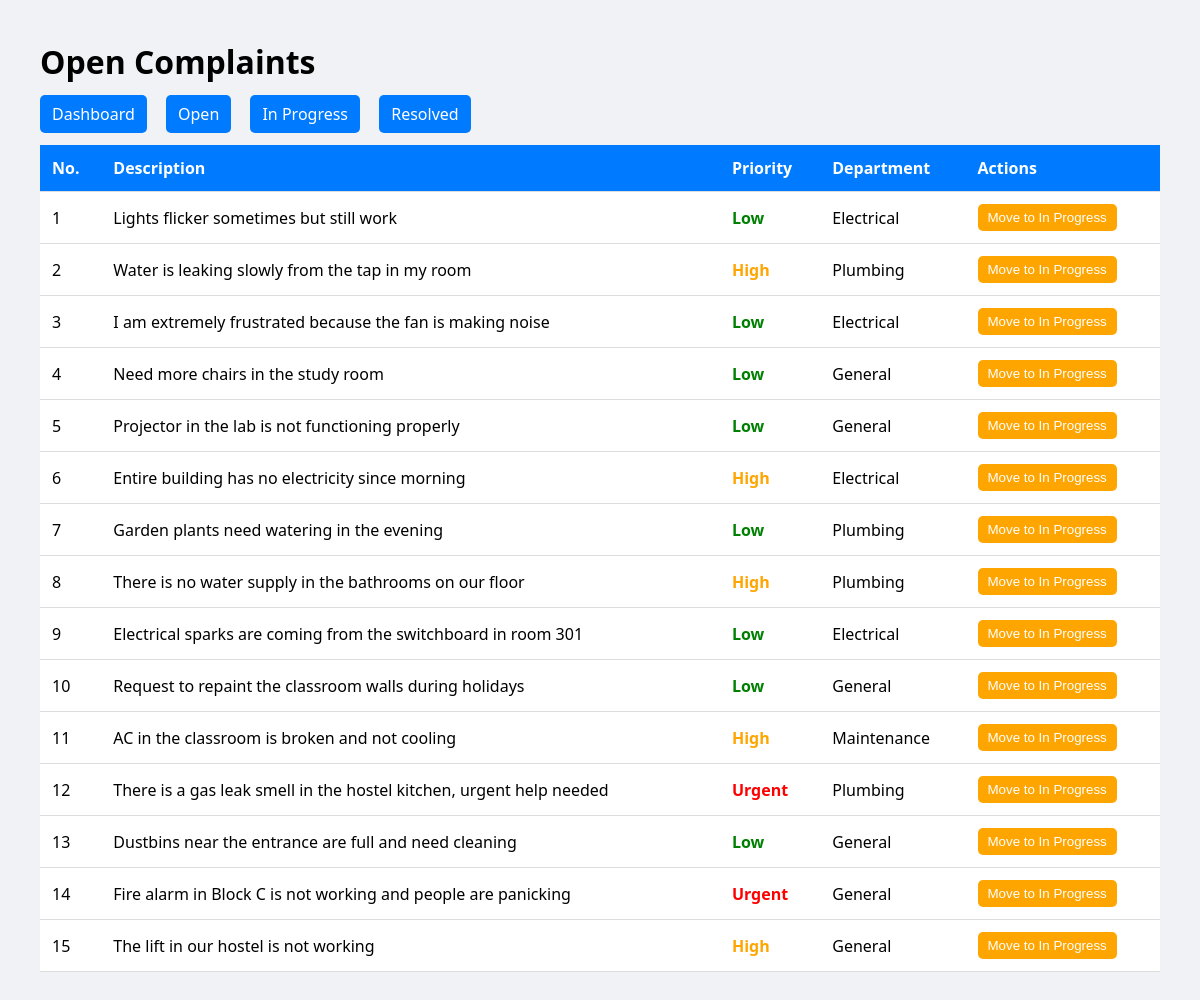
The app's page /open, older data.
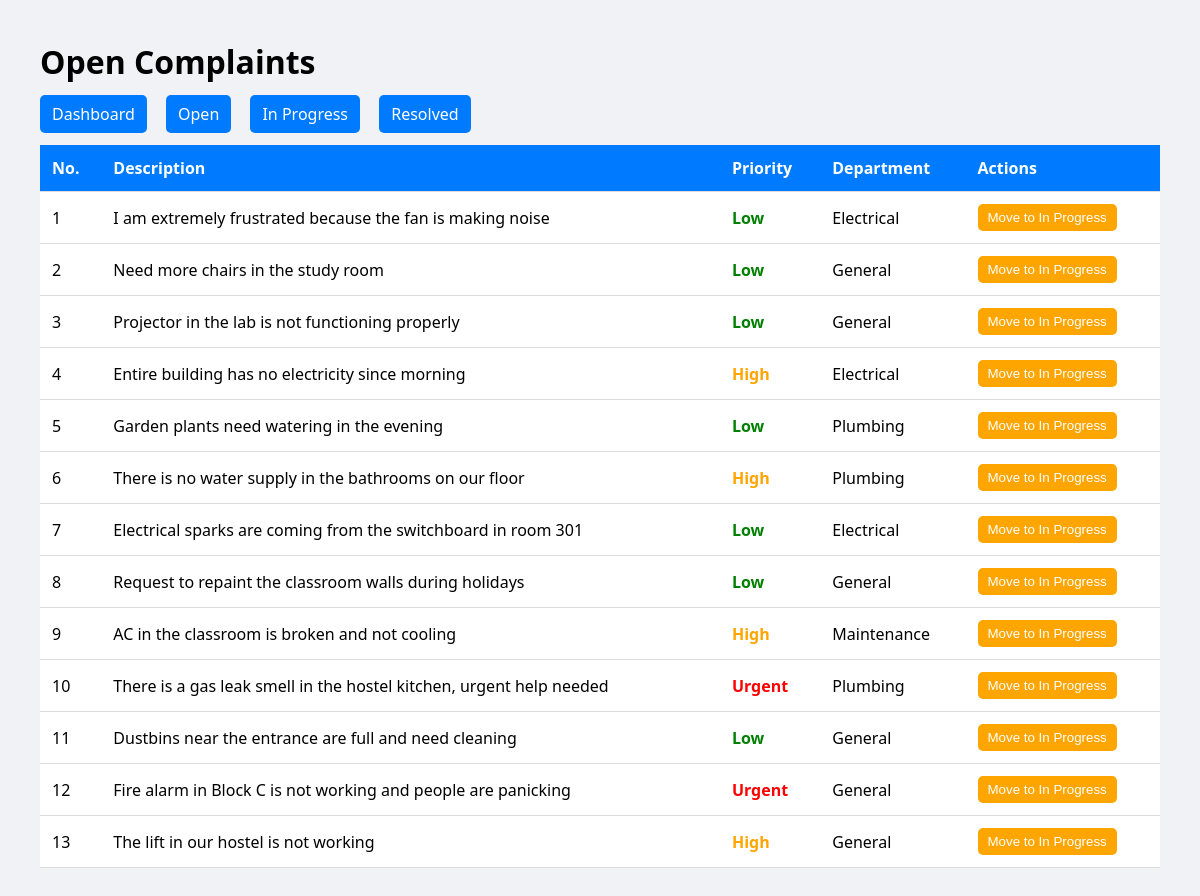
The same page, newer data.
### tables this page shows
CREATE TABLE complaints (
            id INTEGER PRIMARY KEY AUTOINCREMENT,
            description TEXT NOT NULL,
            severity TEXT DEFAULT 'Low',
            status TEXT DEFAULT 'Open',
            department TEXT DEFAULT 'General',
            assigned_to TEXT,
            created_at TIMESTAMP DEFAULT CURRENT_TIMESTAMP
        );

### app.py (the view)
@app.route('/open') #to display complaints filtered by "Open" status, allowing admins to focus on new issues that need attention
def open_complaints():
    conn = get_db_connection()
    complaints = conn.execute(
        "SELECT * FROM complaints WHERE status = 'Open' ORDER BY created_at DESC"
    ).fetchall()
    conn.close()
    return render_template('status_page.html', complaints=complaints,
                           title="Open Complaints", page_type="open")

### app.py (called while the page is built)
def get_db_connection():
    conn = sqlite3.connect(DB_FILE)
    conn.row_factory = sqlite3.Row
    return conn

### templates/status_page.html (shortened to what this page needs)
<!DOCTYPE html>
<html>
<head>
</head>
<body>
<h1>{{ title }}</h1>
<div class="nav">
    <a href="/admin">Dashboard</a>
    <a href="/open">Open</a>
    <a href="/in-progress">In Progress</a>
    <a href="/resolved">Resolved</a>
</div>
<table>
    <tr>
        <th>No.</th>
        <th>Description</th>
        <th>Priority</th>
        <th>Department</th>
        <th>Actions</th>
    </tr>
    {% for c in complaints %}
    <tr>
        <td>{{ loop.index }}</td>
        <td>{{ c.description }}</td>
        <td class="
            {% if c.severity == 'Urgent' %}urgent
            {% elif c.severity == 'High' %}high
            {% else %}low
            {% endif %}
        ">
            {{ c.severity }}
        </td>
        <td>{{ c.department }}</td>
        <td>
            {% if page_type == "open" %}
                <a href="/update_status/{{ c.id }}/In Progress"
                   onclick="return confirm('Move to In Progress?')">
                    <button class="btn progress">Move to In Progress</button>
                </a>
            {% elif page_type == "progress" %}
                <a href="/update_status/{{ c.id }}/Resolved"
                   onclick="return confirm('Mark as Resolved?')">
                    <button class="btn resolved">Mark as Resolved</button>
                </a>
            {% else %}
                <span style="color: gray;">No actions</span>
            {% endif %}
        </td>
    </tr>
    {% endfor %}
</table>
</body>
</html>

Row changes from the older to the newer data that the page shows:
no longer on this page (row edited): complaints: description "Lights flicker sometimes but still work", severity "Low", department "Electrical"
no longer on this page (row edited): complaints: description "Water is leaking slowly from the tap in my room", severity "High", department "Plumbing"
